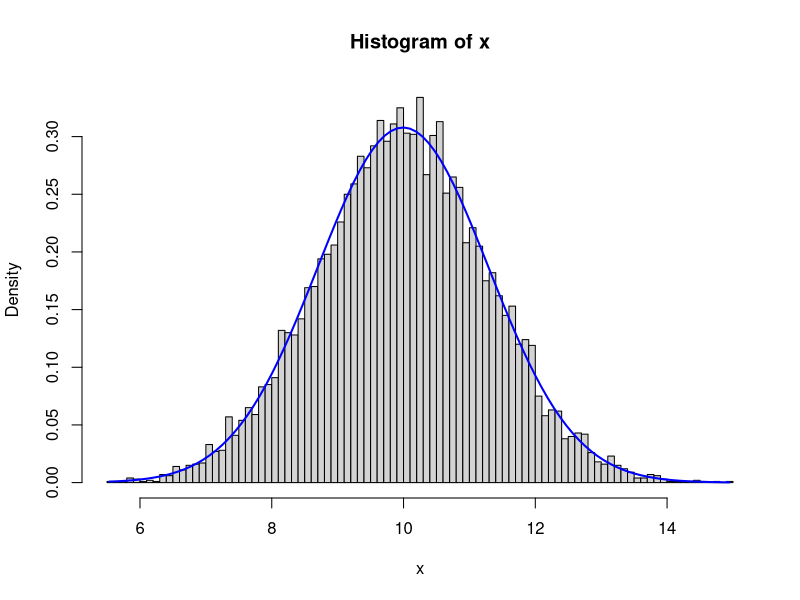
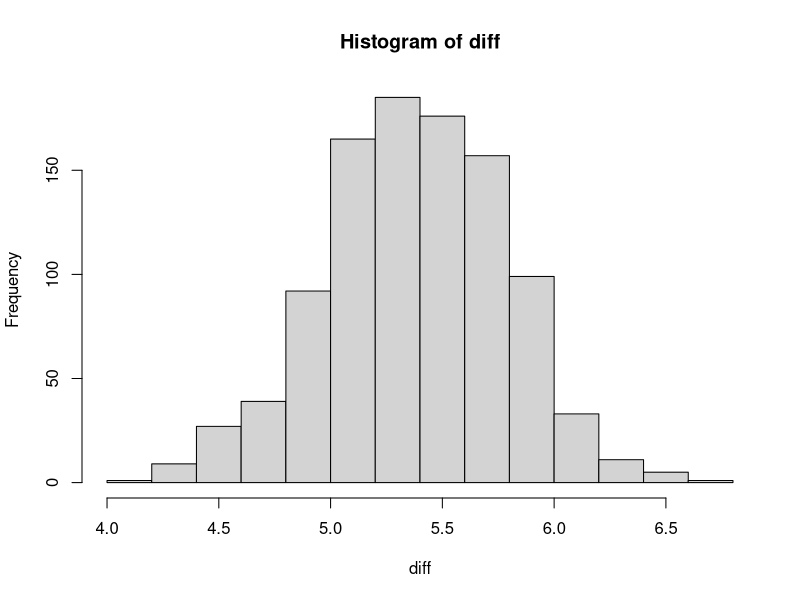

Source code (R) for these figures, in order:
# Problem 1
birthrate <- c(.4777, .4875, .4859, .4754, .4874, .4864, .4813, .4787, .4895, .4797,
       .4876, .4859, .4857, .4907, .5010, .4903, .4860, .4911, .4871, .4725,
       .4822, .4870, .4823, .4973)
# 出生率的标准差
sdbirth <- sd(birthrate)
sdbirth
# 平均出生率的标准差（理论标准差）
avgrate <- sum(3900*birthrate)/(3900*24)
sigmabirth <- sqrt(avgrate*(1-avgrate)/3900)

# 原假设为出生率标准差的实际值与理论值没有区别
# 计算统计量和两侧临界值
(test <- 23*(sdbirth^2)/(sigmabirth^2))
(lowerchi2 <- qchisq(p=0.05/2,df=23, lower.tail = T))
(upperchi2 <- qchisq(p=0.05/2,df=23, lower.tail = F))
## 因为检验统计量介于两侧临界值之间，所以无法推翻原假设，
## 即出生率标准差的实际值与理论值的差异不显著。

# Problem 2 
x <- NULL
for(i in 1:10000) {
  xsample <- runif(20)
  x[i] <- sum(xsample)
}
hist(x, freq = F, breaks = 100)
xfit <- seq(min(x),max(x),length.out = 100) 
yfit <- dnorm(xfit, mean=mean(x),sd=sd(x))
lines(xfit,yfit,col="blue",lwd=2)

# Problem 3
diff <- NULL
for(i in 1:1000){
  x <- mean(rnorm(100,mean=69.1,sd=2.9))
  y <- mean(rnorm(100,mean=63.7,sd=2.7))
  diff[i] <- x-y
}
hist(diff)
# mean and standard deviation from simulation
mean(diff)
sd(diff)
# exact value or theoretical value
# E(X-Y)=E(X)-E(Y)=69.1-63.7=5.4
# D(X-Y)=D(X)+D(Y)=2.9^2+2.7^2=15.7
# sd(X-Y)=15.7^0.5=3.96
